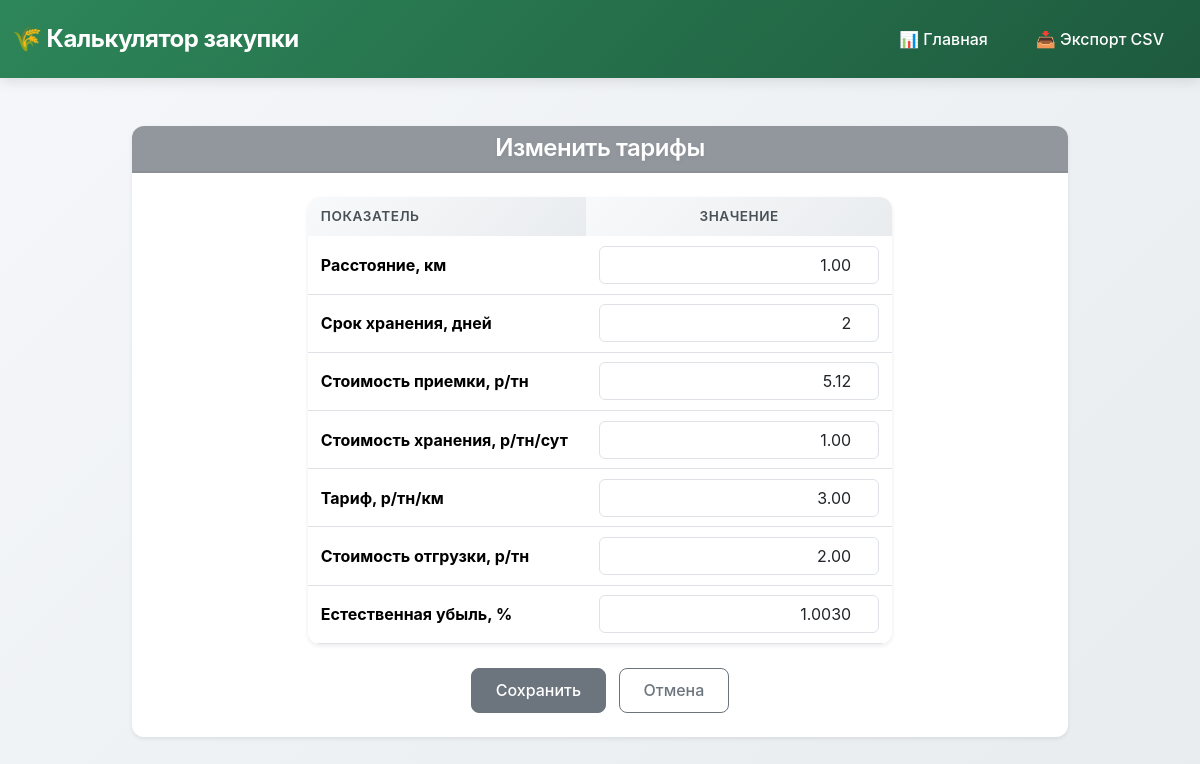
Before: /change_tariffs with the older database file.
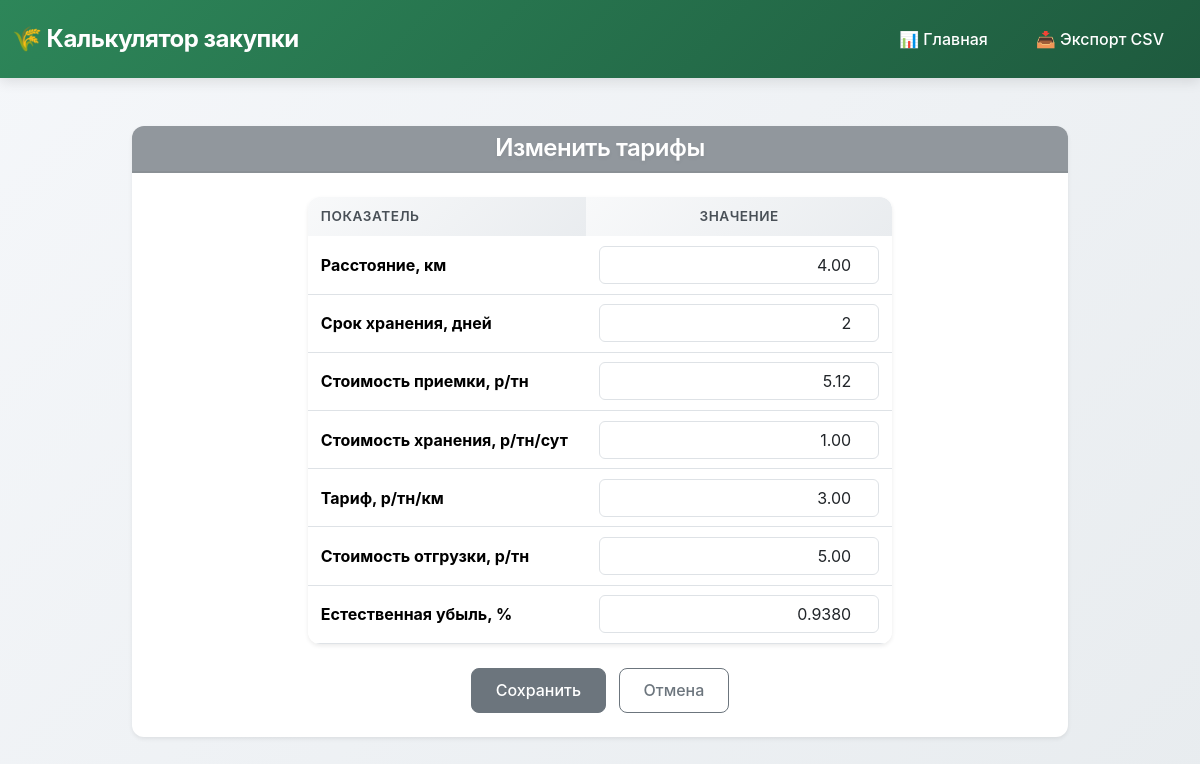
After: the same page with the newer database file.
### purch_calculator/removal_rates/models.py (models this page shows)
class Tariffs(models.Model):
    distance = models.DecimalField( #Расстояние, км
        _("Расстояние, КМ "),
        max_digits=10, decimal_places=2, default=0,
        validators=[MinValueValidator(0, message=_("Значение не может быть отрицательным."))])
    tariff =  models.DecimalField( #Тариф
        _("Тариф, р/тн/км"),
        max_digits=10, decimal_places=2, default=0,
        validators=[MinValueValidator(0, message=_("Значение не может быть отрицательным."))])
    storage_days = models.IntegerField( # Срок хранения
        _('Срок хранения, дней'),
        validators=[MinValueValidator(0, message='начение не может быть отрицательным')],
        default=0,
    )
    acceptance_cost = models.DecimalField( # Стоимость приемки
        _("Стоимость приемки, р/тн"),
        max_digits=10, decimal_places=2, default=0,
        validators=[MinValueValidator(0, message=_("Значение не может быть отрицательным."))])
    storage_cost = models.DecimalField( # Стоимость хранения
        _("Стоимость хранения, р/тн/сут"),
        max_digits=10, decimal_places=2, default=0,
        validators=[MinValueValidator(0, message=_("Значение не может быть отрицательным."))])
    shipping_cost = models.DecimalField( # Стоимость отгрузки
        _("Стоимость отгрузки, р/тн"),
        max_digits=10, decimal_places=2, default=0,
        validators=[MinValueValidator(0, message=_("Значение не может быть отрицательным."))])
    natural_loss_pct = models.DecimalField( # Естественная убыль
        _("Естественная убыль, %"),
        max_digits=10, decimal_places=4, default=0,
        validators=[MinValueValidator(0, message=_("Значение не может быть отрицательным."))])

### purch_calculator/removal_rates/views.py (the view)
# urls.py: path('change_tariffs',UpdateTariffs.as_view(), name='update_tariffs' ),
class UpdateTariffs(UpdateView):
    model = Tariffs
    form_class = TariffsForm
    success_url = reverse_lazy('index')
    template_name = 'change_data/update_tariffs.html'
    def get_object(self, queryset=None):
        obj, _ = Tariffs.objects.get_or_create(pk=1)
        return obj

### templates/change_data/update_tariffs.html (shortened to what this page needs)
{% extends "base.html" %}
{% load django_bootstrap5 %}
{% block content %}
<div class="container mt-4 mb-5 form-card">
  <div class="card shadow-sm border-secondary">
    <div class="card-header bg-secondary bg-opacity-75 text-white text-center">
      <h2 class="section-title mb-0 text-white">Изменить тарифы</h2>
    </div>
    <div class="card-body p-4">
      <form method="post" novalidate>
        <div class="row g-4 justify-content-center">
          <div class="col-lg-8">
            <div class="card h-100 border-secondary">
              <div class="card-body p-0">
                <table class="table table-compact mb-0">
                  <thead class="table-light">
                    <tr>
                      <th class="text-start">Показатель</th>
                      <th class="text-center">Значение</th>
                    </tr>
                  </thead>
                  <tbody>
                    <tr>
                      <th scope="row" class="text-start">Расстояние, км</th>
                      <td>{{ form.distance }}</td>
                    </tr>
                    <tr>
                      <th scope="row" class="text-start">Срок хранения, дней</th>
                      <td>{{ form.storage_days }}</td>
                    </tr>
                    <tr>
                      <th scope="row" class="text-start">Стоимость приемки, р/тн</th>
                      <td>{{ form.acceptance_cost }}</td>
                    </tr>
                    <tr>
                      <th scope="row" class="text-start">Стоимость хранения, р/тн/сут</th>
                      <td>{{ form.storage_cost }}</td>
                    </tr>
                    <tr>
                      <th scope="row" class="text-start">Тариф, р/тн/км</th>
                      <td>{{ form.tariff }}</td>
                    </tr>
                    <tr>
                      <th scope="row" class="text-start">Стоимость отгрузки, р/тн</th>
                      <td>{{ form.shipping_cost }}</td>
                    </tr>
                    <tr>
                      <th scope="row" class="text-start">Естественная убыль, %</th>
                      <td>{{ form.natural_loss_pct }}</td>
                    </tr>
                  </tbody>
                </table>
              </div>
            </div>
          </div>
        </div>
        <div class="text-center mt-4">
          <button type="submit" class="btn btn-secondary px-4 me-2">Сохранить</button>
          <a href="{% url 'index' %}" class="btn btn-outline-secondary px-4">Отмена</a>
        </div>
      </form>
    </div>
  </div>
</div>
{% endblock %}

### templates/base.html (shortened to what this page needs)
{% load django_bootstrap5 %}
{% load static %}
<!DOCTYPE html>
<html lang="ru">
<head>
    {% bootstrap_css %}
</head>
<body>
    <nav class="navbar navbar-expand-lg navbar-dark">
        <div class="container">
            <a class="navbar-brand" href="{% url 'index' %}">
                🌾 Калькулятор закупки
            </a>
            <div class="collapse navbar-collapse" id="navbarNav">
                <ul class="navbar-nav ms-auto">
                    <li class="nav-item">
                        <a class="nav-link text-white" href="{% url 'index' %}">
                            📊 Главная
                        </a>
                    </li>
                    <li class="nav-item">
                        <a class="nav-link text-white" href="{% url 'export_csv' %}">
                            📥 Экспорт CSV
                        </a>
                    </li>
                </ul>
            </div>
        </div>
    </nav>
    <main class="container mt-5 mb-5">
        {% block content %}
        {% endblock %}
    </main>
</body>
</html>

### templates/base.html (style rules this page uses)
:root { --primary-color: #2d8659; --primary-dark: #1e5a3e; --primary-light: #e8f5e9; --secondary-color: #6c757d; --accent-color: #ffc107; --success-color: #28a745; --warning-color: #ffc107; --danger-color: #dc3545; --light-bg: #f8f9fa; --border-radius: 12px; --shadow-sm: 0 2px 4px rgba(0,0,0,0.08); --shadow-md: 0 4px 12px rgba(0,0,0,0.1); --shadow-lg: 0 8px 24px rgba(0,0,0,0.12); }
* { transition: all 0.3s ease; }
body { background: linear-gradient(135deg, #f5f7fa 0%, #e8ecef 100%); min-height: 100vh; font-family: -apple-system, BlinkMacSystemFont, 'Segoe UI', Roboto, 'Helvetica Neue', Arial, sans-serif; }
.navbar { background: linear-gradient(135deg, var(--primary-color) 0%, var(--primary-dark) 100%) !important; box-shadow: var(--shadow-md); padding: 1rem 0; }
.navbar-brand { font-weight: 700; font-size: 1.5rem; letter-spacing: -0.5px; }
.nav-link { font-weight: 500; padding: 0.5rem 1.25rem !important; border-radius: 8px; margin: 0 0.25rem; }
.card { border: none; border-radius: var(--border-radius); box-shadow: var(--shadow-sm); overflow: hidden; transition: all 0.3s ease; }
.card-header { border-bottom: 2px solid rgba(0,0,0,0.05); font-weight: 600; letter-spacing: 0.3px; }
.btn { border-radius: 8px; font-weight: 500; padding: 0.6rem 1.5rem; transition: all 0.3s ease; }
.table { border-radius: var(--border-radius); overflow: hidden; }
.table thead th { background: linear-gradient(135deg, #f8f9fa 0%, #e9ecef 100%); border: none; font-weight: 600; text-transform: uppercase; font-size: 0.85rem; letter-spacing: 0.5px; color: #495057; }
.table tbody tr { transition: all 0.2s ease; }
h1, h2, h3 { font-weight: 700; letter-spacing: -0.5px; }
.section-title { color: var(--primary-dark); text-shadow: 0 2px 4px rgba(0,0,0,0.05); }
.container { max-width: 1400px; }

### templates/change_data/update_tariffs.html (style rules this page uses)
.form-card { max-width: 960px; margin: 0 auto; }
.section-title { text-align: center; font-size: 1.5rem; font-weight: 600; color: #0f5132; }
.table-compact thead { background-color: #f8f9fa; }
.table-compact th, .table-compact td { padding: 0.6rem 0.8rem; vertical-align: middle; text-align: center; }
.table-compact input { text-align: right; }

Changed rows visible on the page:
changed Tariffs: distance "1.00" → "4.00"; shipping_cost "2.00" → "5.00"; natural_loss_pct "1.0030" → "0.9380"
